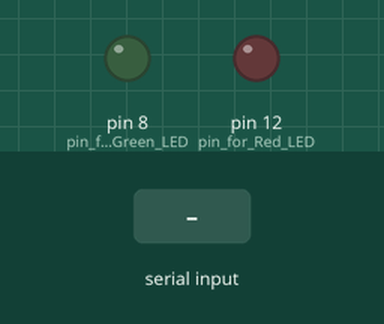
Bench run of a sketch on a simulated Arduino Uno, built with avr-gcc and run on an emulated ATmega328P. On the bench: output pins drawn as LEDs (lit = HIGH). The inputs (shaded band) are chosen by the test bench.

Above: at 1.2 s.
1.3 s: "H" received over Serial
At 1.6 s:
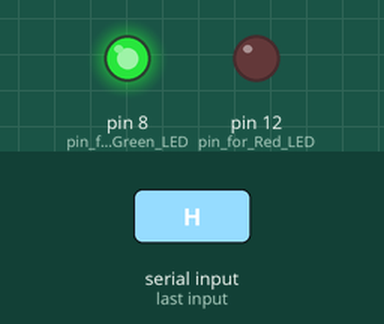
2.8 s: "L" received over Serial
At 4.0 s:
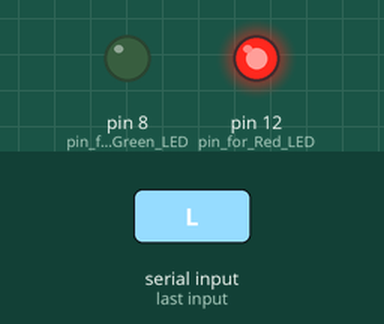
Timing chart, 0 to 5.8 s (numbered marks = the images above; inputs shaded):
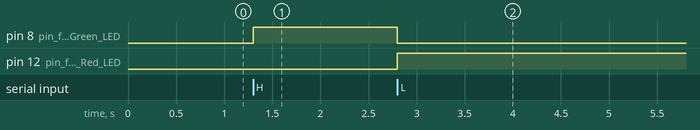

The sketch:

Arduino_Code.ino
```cpp
char state;
void setup() {
  Serial.begin(9600);
  pinMode(12,OUTPUT); //pin for Red LED
  pinMode(8,OUTPUT); //pin for Green LED


}

void loop() {
  while (Serial.available())  //checks for serial data
  {
    state = Serial.read();    //read serial data
    if(state=='H')
    {
      digitalWrite(8,HIGH);    //if serial data is 1, green LED glows
      digitalWrite(12,LOW);
    }
    else if(state=='L')
    {
      digitalWrite(12,HIGH);   // //if serial data is 0, red LED glows
      digitalWrite(8,LOW);
    }

  }

}
```

Measured:
- after the input at 1.3 s, pin 8 (pin_for_Green_LED): LOW → HIGH at once
- after the input at 2.8 s, pin 8 (pin_for_Green_LED): HIGH → LOW at once; pin 12 (pin_for_Red_LED): LOW → HIGH at once
